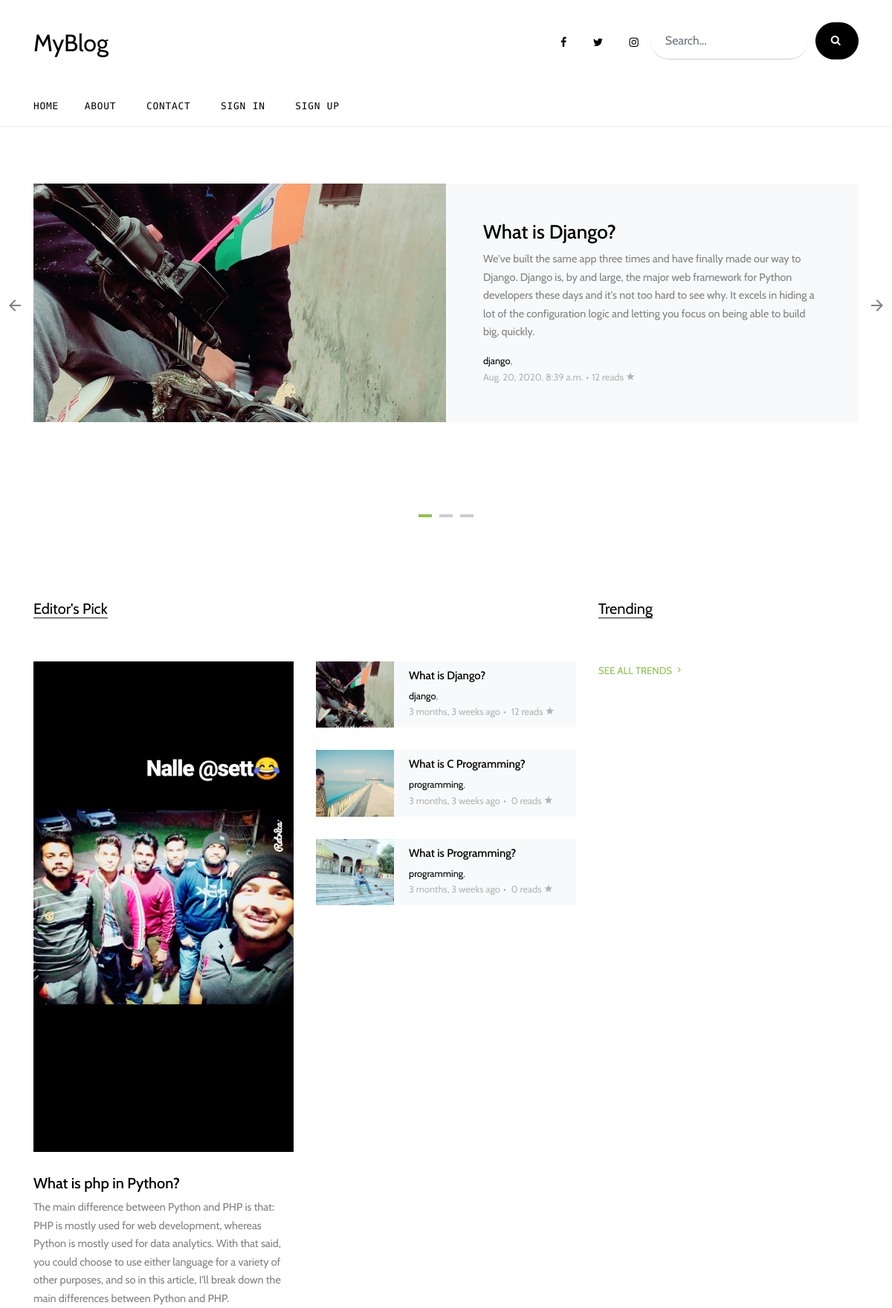
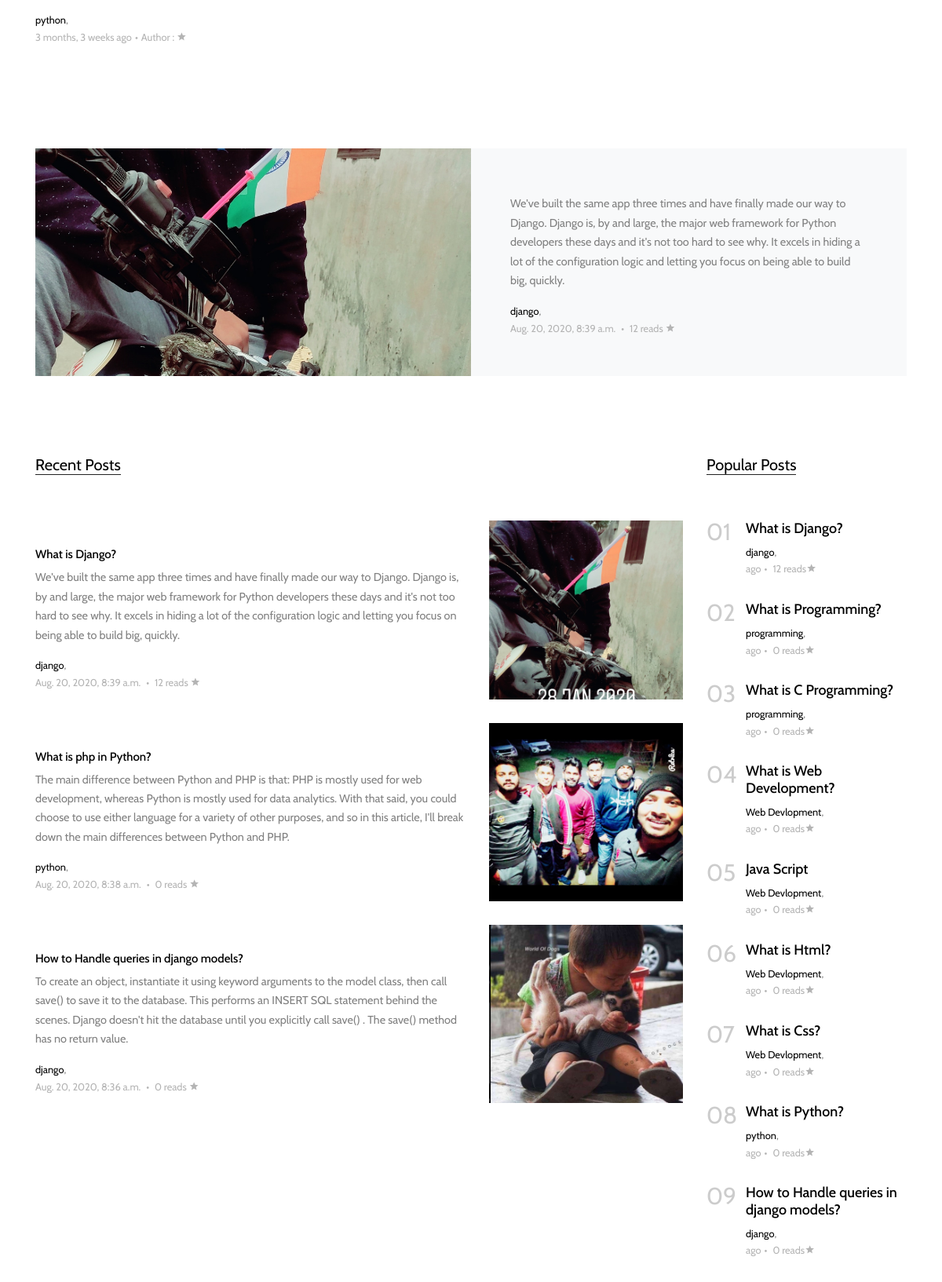
The app's page /index/ (upper part) with its own data (2 pictures, top to bottom).
### blogapp/models.py (models this page shows, shortened)
class Post(models.Model):
    title=models.CharField(max_length=50)
    overview=models.TextField()
    slug = models.SlugField(null=True, blank=True)
    body_text = RichTextUploadingField(null=True)
    time_upload=models.DateTimeField(auto_now_add=True)
    author=models.ForeignKey(Author,on_delete=models.CASCADE)
    thumbnail=models.ImageField(upload_to='thumbnails')
    publish=models.BooleanField()
    categories=models.ManyToManyField(Categorie)
    read=models.IntegerField(default=0)
    class Meta:
        ordering=['-pk']

class Categorie(models.Model):
    title=models.CharField(max_length=20)

### blogapp/views.py (the view)
# urls.py: path('index/',views.index,name="index"),
def index(request):
     if request.method=='GET':
         email=request.GET.get('email')
         if email:
             subscribe(email=email).save()
     week_ago=datetime.date.today()-datetime.timedelta(days=7)
     trends=Post.objects.filter(time_upload__gte=week_ago).order_by('-read')
     TopAuthors=Author.objects.order_by('-rate')[:4]
     AuthorsPost=[Post.objects.filter(author=author).first() for author in TopAuthors]
     all_post=Paginator(Post.objects.filter(publish=True),3)
     page=request.GET.get('page')
     try:
         posts=all_post.page(page)
     except PageNotAnInteger:
         posts=all_post.page(1)
     except EmptyPage:
         posts=all_post.page(all_post.num_pages)
     params = {
          'posts':posts,
          'trends':trends[:5],
          'author_post':AuthorsPost,
          'pop_post':Post.objects.order_by('-read')[:9],
     }
     return render(request,'index.html',params)

### blogapp/templates/index.html (shortened to what this page needs)
{% extends 'base.html' %}
{% block body %}
{% load static %}
  <div class="site-section py-0">
    <div class="owl-carousel hero-slide owl-style">
      {% for post in posts|slice:":5" %}
      <div class="site-section">
        <div class="container">
          <div class="half-post-entry d-block d-lg-flex bg-light">
            <div class="img-bg" style="background-image: url({{post.thumbnail.url}})"></div>
            <div class="contents">
              <h2><a href="{% url 'post' post.id post.slug %}">{{post.title}}</a></h2>
              <p class="mb-3">{{post.overview}}</p>
              <div class="post-meta">
                <span class="d-block">
                  {% for cat in post.categories.all %}
                    <a href="#">{{cat.title}}</a>,
                  {% endfor %}
                </span>
                <span class="date-read">{{post.time_upload}}<span class="mx-1">&bullet;</span>{{post.read}} reads <span class="icon-star2"></span></span>
              </div>
            </div>
          </div>
        </div>
      </div>
      {% endfor %}
    </div>
  </div>
  <div class="site-section">
    <div class="container">
      <div class="row">
        <div class="col-lg-8">
          <div class="row">
            <div class="col-12">
              <div class="section-title">
                <h2>Editor's Pick</h2>
              </div>
            </div>
          </div>
          <div class="row">
            <div class="col-md-6">
              <div class="post-entry-1">
                <a href="post-single.html"><img src="{{author_post.0.thumbnail.url}}" alt="Image" class="img-fluid"></a>
                <h2><a href="blog-single.html">{{author_post.0.title}}</a></h2>
                <p>{{author_post.0.overview}}</p>
                <div class="post-meta">
                  <span class="d-block">
                     {% for cat in author_post.0.categories.all %}
                    <a href="#">{{cat.title}}</a>,
                  {% endfor %}
                  </span>
                  <span class="date-read">{{author_post.0.time_upload|timesince}} ago<span class="mx-1">&bullet;</span><b>Author :</b> {{author_post.0.auther.user.username}} <span class="icon-star2"></span></span>
                </div>
              </div>
            </div>
            <div class="col-md-6">
              {% for post in author_post|slice:"1:" %}
              <div class="post-entry-2 d-flex bg-light">
                <div class="thumbnail" style="background-image: url({{post.thumbnail.url}})"></div>
                <div class="contents">
                  <h2><a href="blog-single.html">{{post.title}}</a></h2>
                  <div class="post-meta">
                    <span class="d-block">
                      {% for cat in post.categories.all %}
                    <a href="#">{{cat.title}}</a>,
                  {% endfor %}
                    </span>
                    <span class="date-read">{{post.time_upload|timesince}} ago<span class="mx-1">&bullet;</span> {{post.read}} reads <span class="icon-star2"></span></span>
                  </div>
                </div>
              </div>
              {% endfor %}
            </div>
          </div>
        </div>
        <div class="col-lg-4">
          <div class="section-title">
            <h2>Trending</h2>
          </div>
          <p>
            <a href="{% url 'view_all' 'trending' %}" class="more">See All Trends <span class="icon-keyboard_arrow_right"></span></a>
          </p>
        </div>
      </div>
    </div>
  </div>
  <div class="py-0">
    <div class="container">
      <div class="half-post-entry d-block d-lg-flex bg-light">
        <div class="img-bg" style="background-image: url({{posts.0.thumbnail.url}})"></div>
        <div class="contents">
          <p class="mb-3">{{posts.0.overview}}</p>
          <div class="post-meta">
            <span class="d-block">
              {% for cat in posts.0.categories.all %}
                    <a href="#">{{cat.title}}</a>,
                  {% endfor %}
            </span>
            <span class="date-read">{{posts.0.time_upload}} <span class="mx-1">&bullet;</span> {{posts.0.read}} reads <span class="icon-star2"></span></span>
          </div>
        </div>
      </div>
    </div>
  </div>
  <div class="site-section">
    <div class="container">
      <div class="row">
        <div class="col-lg-9">
          <div class="section-title">
            <h2>Recent Posts</h2>
          </div>
          {% for post in posts %}
          <div class="post-entry-2 d-flex">
            <div class="thumbnail order-md-2" style="background-image: url({{post.thumbnail.url}})"></div>
            <div class="contents order-md-1 pl-0">
              <h2><a href="{% url 'post' post.id post.slug %}">{{post.title}}</a></h2>
              <p class="mb-3">{{post.overview}}</p>
              <div class="post-meta">
                <span class="d-block">
                  {% for cat in post.categories.all %}
                    <a href="#">{{cat.title}}</a>,
                  {% endfor %}
                </span>
                <span class="date-read">{{post.time_upload}} <span class="mx-1">&bullet;</span> {{post.read}} reads <span class="icon-star2"></span></span>
              </div>
            </div>
          </div>
          {% endfor %}
        </div>
        <div class="col-lg-3">
          <div class="section-title">
            <h2>Popular Posts</h2>
          </div>
          {% for post in pop_post %}
          <div class="trend-entry d-flex">
            <div class="number align-self-start">0{{forloop.counter}}</div>
            <div class="trend-contents">
              <h2><a href="blog-single.html">{{post.title}}</a></h2>
              <div class="post-meta">
                <span class="d-block">
                  {% for cat in post.categories.all %}
                    <a href="#">{{cat.title}}</a>,
                  {% endfor %}
                </span>
                <span class="date-read">{{post.time_uplaod|timesince}} ago<span class="mx-1">&bullet;</span> {{post.read}} reads<span class="icon-star2"></span></span>
              </div>
            </div>
          </div>
          {% endfor %}
        </div>
      </div>
    </div>
  </div>
{% endblock body %}

### static/css/style.css (style rules this page uses)
html { overflow-x: hidden; }
body { line-height: 1.7; color: gray; font-weight: 300; font-size: .9rem; }
a { -webkit-transition: .3s all ease; -o-transition: .3s all ease; transition: .3s all ease; }
h1, h2, h3, h4, h5, .h1, .h2, .h3, .h4, .h5 { font-family: "Cabin", -apple-system, BlinkMacSystemFont, "Segoe UI", Roboto, "Helvetica Neue", Arial, sans-serif, "Apple Color Emoji", "Segoe UI Emoji", "Segoe UI Symbol", "Noto Color Emoji"; }
.site-section { padding: 2.5em 0; }
@media (min-width: 768px) { .site-section { padding: 7em 0; } }
.owl-slide-3, .owl-slide, .owl-style { position: relative; }
.section-title { color: #000; margin-bottom: 50px; }
.section-title h2 { font-size: 20px; font-weight: 400; border-bottom: 1px solid #222; position: relative; display: inline-block; }
.section-title h2:before { position: absolute; content: ""; height: 1px; background: #777; }
.post-meta { font-size: .8rem; }
.post-meta a { color: #000; }
.date-read { color: #b4b4b4; }
.post-entry-1, .post-entry-2 { font-size: .9rem; margin-bottom: 30px; }
.post-entry-1 img, .post-entry-2 img { margin-bottom: 30px; }
.post-entry-1 h2, .post-entry-2 h2 { font-size: 20px; }
.post-entry-1 h2 a, .post-entry-2 h2 a { color: #000; }
.post-entry-2 { font-size: .9rem; }
.post-entry-2 .thumbnail { background-size: cover; background-position: center; width: 30%; }
.post-entry-2 .contents { width: 70%; padding: 10px 20px; }
.post-entry-2 .contents h2 { font-size: 15px; }
.trend-entry { margin-bottom: 30px; }
.trend-entry .number { -webkit-box-flex: 0; -ms-flex: 0 0 50px; flex: 0 0 50px; font-size: 30px; line-height: 1; color: #ccc; }
.trend-entry .trend-contents h2 { font-size: 18px; }
.trend-entry .trend-contents h2 a { color: #000; }
.half-post-entry .img-bg, .half-post-entry .contents { width: 50%; }
.half-post-entry .img-bg { background-size: cover; background-position: center center; background-repeat: no-repeat; }
.half-post-entry .contents { padding: 50px; font-size: .9rem; height: auto; }
.half-post-entry .contents h2 { font-size: 26px; }
.half-post-entry .contents h2 a { color: #000; }
.more { color: #8bc34a; text-transform: uppercase; font-size: .83rem; }

### records on screen
Post: thumbnail (picture), title "What is Django?", overview "We've built the same app three times and have finally made our way to Django. Django is, by and large, the major web framework for Python developers these days and it's not too hard to see why. It excels in hiding a lot of the configuration logic and letting you focus on being able to build big, quickly.", time_upload "Aug. 20, 2020, 8:39 a.m.", read "12", time_upload "3 months, 3 weeks"
Categorie: title "django"
Post: thumbnail (picture), title "What is php in Python?", overview "The main difference between Python and PHP is that: PHP is mostly used for web development, whereas Python is mostly used for data analytics. With that said, you could choose to use either language for a variety of other purposes, and so in this article, I'll break down the main differences between Python and PHP.", time_upload "3 months, 3 weeks", time_upload "Aug. 20, 2020, 8:38 a.m.", read "0"
Categorie: title "python"
Post: thumbnail (picture), title "What is C Programming?", time_upload "3 months, 3 weeks", read "0"
Categorie: title "programming"
Post: thumbnail (picture), title "What is Programming?", time_upload "3 months, 3 weeks", read "0"
Post: thumbnail (picture), title "How to Handle queries in django models?", overview "To create an object, instantiate it using keyword arguments to the model class, then call save() to save it to the database. This performs an INSERT SQL statement behind the scenes. Django doesn't hit the database until you explicitly call save() . The save() method has no return value.", time_upload "Aug. 20, 2020, 8:36 a.m.", read "0"
Post: title "What is Web Development?", read "0"
Categorie: title "Web Devlopment"
Post: title "Java Script", read "0"
Post: title "What is Html?", read "0"
Post: title "What is Css?", read "0"
Post: title "What is Python?", read "0"
